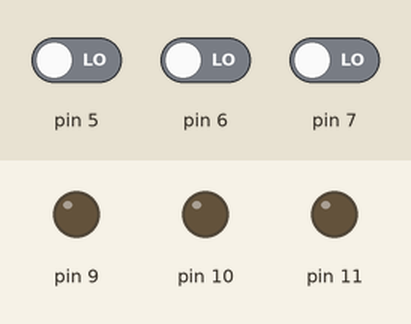
This sketch was run on a simulated Arduino Uno, built with avr-gcc and run on an emulated ATmega328P. On the bench: output pins drawn as LEDs (lit = HIGH). The inputs (shaded band) are chosen by the test bench; at power-on: pin 5 LOW, pin 6 LOW, pin 7 LOW.

Above: at 1.2 s.
1.3 s: pin 5 driven HIGH
At 2.5 s:
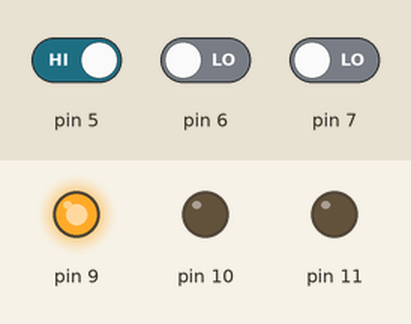
2.8 s: pin 6 driven HIGH
At 4.0 s:
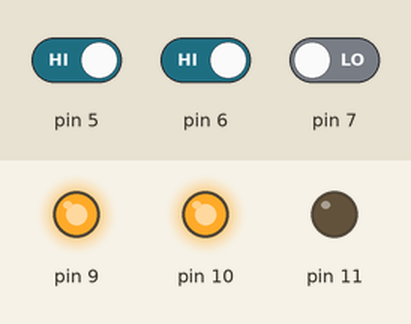
4.3 s: pin 7 driven HIGH
At 4.9 s:
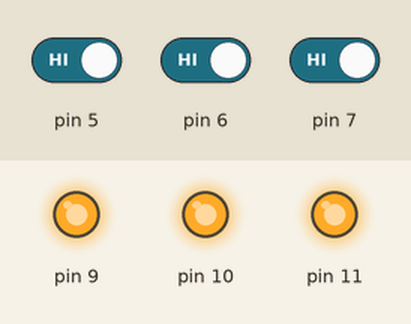
5.8 s: pin 5 driven LOW
At 6.3 s:
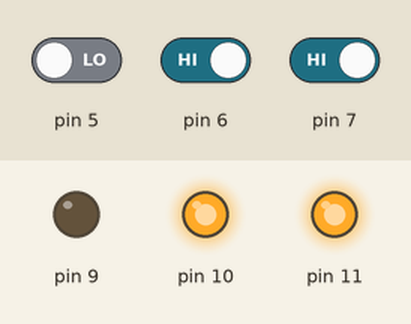
7.3 s: pin 6 driven LOW
At 8.4 s:
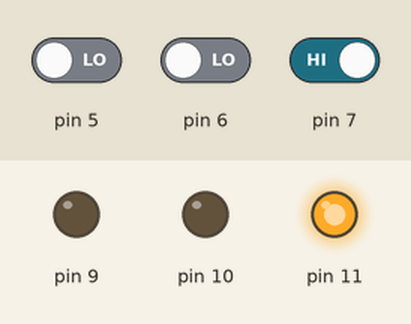
8.8 s: pin 5 driven HIGH
At 9.7 s:
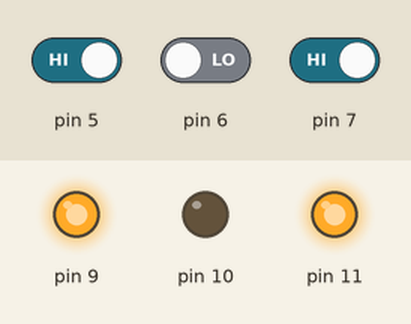
Timing chart, 0 to 11.3 s (numbered marks = the images above; inputs shaded):
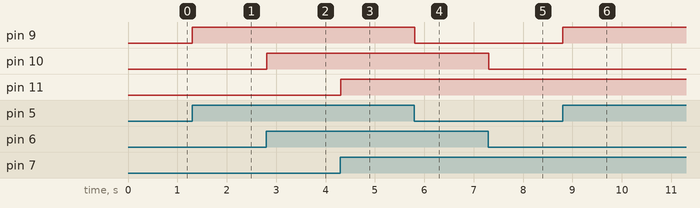

The sketch:

39_rgb_with_slideswitch_button1.ino
```cpp
// C++ code
//


void setup()
{
  pinMode(7,INPUT);
  pinMode(6,INPUT);
  pinMode(5,INPUT);

  pinMode(11,OUTPUT);
  pinMode(10,OUTPUT);
  pinMode(9,OUTPUT);
}

void loop()
{
  delay(10); // Delay a little bit to improve simulation performance

  if(digitalRead(7)==1)
  {
   digitalWrite(11,HIGH);
  }
  else
  {
   digitalWrite(11,LOW);
  }

  if(digitalRead(6)==1)
  {
   digitalWrite(10,HIGH);
  }
  else
  {
   digitalWrite(10,LOW);
  }

  if(digitalRead(5)==1)
  {
   digitalWrite(9,HIGH);
  }
  else
  {
   digitalWrite(9,LOW);
  }


}
```

Measured:
- after the input at 1.3 s, pin 9: LOW → HIGH at once
- after the input at 2.8 s, pin 10: LOW → HIGH at once
- after the input at 4.3 s, pin 11: LOW → HIGH at once
- after the input at 5.8 s, pin 9: HIGH → LOW at once
- after the input at 7.3 s, pin 10: HIGH → LOW at once
- after the input at 8.8 s, pin 9: LOW → HIGH at once
